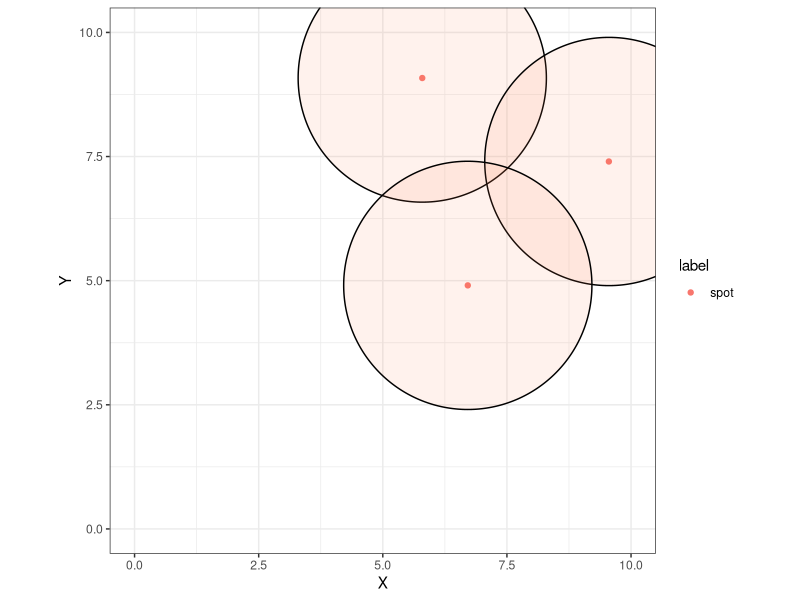
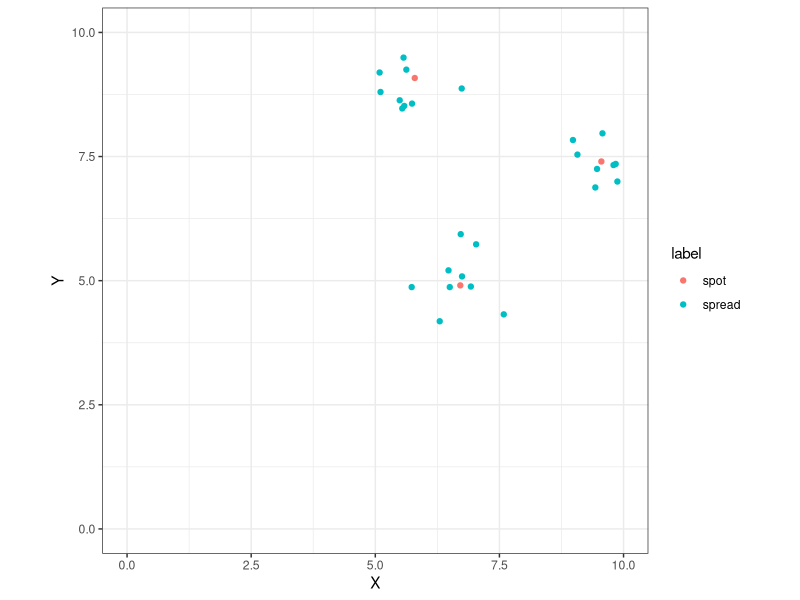

R code for these plots, in order:
library(tidyverse)
library(ggforce)
library(MASS)

sessionInfo()

## The input parameters
n_sim = 3
x_lim = c(0, 10)
y_lim = c(0, 10)

### Mode 1
n_affected = rpois(n = 1, lambda = 5)
covar_mat = matrix(data = c(0.25, 0, 0, 0.25), nrow = 2, ncol = 2)

### Mode 2
spread_radius = 2.5

## Some helper functions for creating unique identifiers for each observation.
naming_spread = function(df, spot, spread){
  a = rep(x = 1:spot, each = spread) %>% as.character()
  b = rep(x = 1:spread, times = spot) %>% as.character()
  c = paste(a, "-", b, sep = "")
  cbind(df, c)
}

naming_spot = function(df, spot){
  a = 1:spot %>% as.character()
  b = rep(0, times = spot) %>% as.character()
  c = paste(a, "-", b, sep = "")
  cbind(df, c)
}

## The simulation function for contamination spot and its spread
sim_contam = function(n_sim, x_lim, y_lim, covariance, n_affected, radius){
  
  ## Generate a matrix that contains contamination coordinates
  x = runif(n = n_sim, min = x_lim[1], max = x_lim[2])
  y = runif(n = n_sim, min = y_lim[1], max = y_lim[2])
  
  spot_coord = matrix(data = c(x, y), ncol = 2) %>% as.data.frame()
  
  # Each column of spread_coord contains 2*n_affected elements, the first n_affected elements are random numbers generated from mat_1[1,1] and the second n_affected elements are random numbers generated from mat_1[1,2]
  spread_coord = apply(X = spot_coord, MARGIN = 1, FUN = mvrnorm, n = n_affected, Sigma = covar_mat)
  
  # Split the spread_coord by columns, rearrange the vector of each list into an nx2 matrix, then combine these matrices by row.
  spread_coord_2 = split(x = spread_coord, f = col(spread_coord))
  spread_coord_3 = lapply(X = spread_coord_2, FUN = function(x){matrix(x, ncol = 2)})
  spread_coord_4 = do.call(what = rbind, args = spread_coord_3) %>% as.data.frame()
  
  # Give a unique identifier to each observation.
  spread_coord_5 = naming_spread(spread_coord_4, n_sim, n_affected)
  spot_coord_2 = naming_spot(spot_coord, n_sim)
  
  # Create a factor column.
  label = c(rep("spot", times = n_sim), rep("spread", times = n_sim * n_affected))
  
  # Create a spread radius column
  r = spread_radius
  
  # Combine the contamination spot coordinates and the spread coordinates, and then combine the factor column and the spread radius column.
  df_1 = rbind(spot_coord_2, spread_coord_5)
  colnames(df_1) = c("X", "Y", "ID")
  df_2 = cbind(df_1, label, r)
  
  # Remove points that are outside the perimeter.
  out = which(df_2[ ,1] < x_lim[1] | df_2[ , 1] > x_lim[2] | df_2[,2] < y_lim[1] | df_2[,2] > y_lim[2], arr.ind = TRUE)[1]
  if(is.na(out) == FALSE){
    df_3 = df_2[-out, ]
  } else {
    df_3 = df_2
  }
  
  # Reset the row names
  rownames(df_3) = NULL
  
  return(df_3)
}

# Run this if we want reproducibility
#set.seed(123)

contam_xy = sim_contam(n_sim = n_sim, x_lim = x_lim, y_lim = y_lim, covariance = covar_mat, n_affected = n_affected, radius = spread_radius) 

## Visualization

# Mode 1: Discrete Spread
plot_contam_dis = ggplot() +
  geom_point(data = contam_xy, aes(x = X, y = Y, color = label)) +
  coord_fixed(ratio = 1, xlim = x_lim, ylim = y_lim) +
  theme_bw()

# Mode 2: Continuous Spread
plot_contam_cont = ggplot() +
  geom_point(data = subset(contam_xy, subset = contam_xy$label == "spot"), 
             aes(x = X, y = Y, color = label)) +
  geom_circle(data = subset(contam_xy, subset = contam_xy$label == "spot"),
              aes(x0 = X, y0 = Y, r = r), fill = "coral", alpha = 0.1) +
  coord_fixed(ratio = 1, xlim = x_lim, ylim = y_lim) +
  theme_bw()

